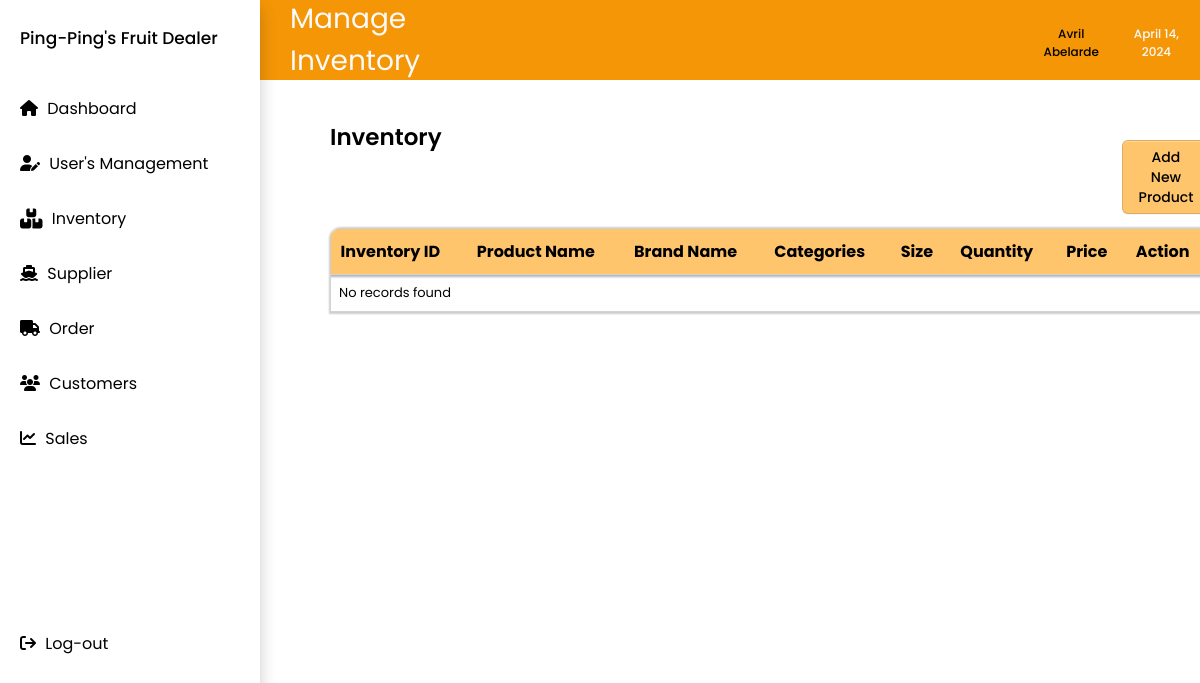
Before: /inventory.php with the older database file.
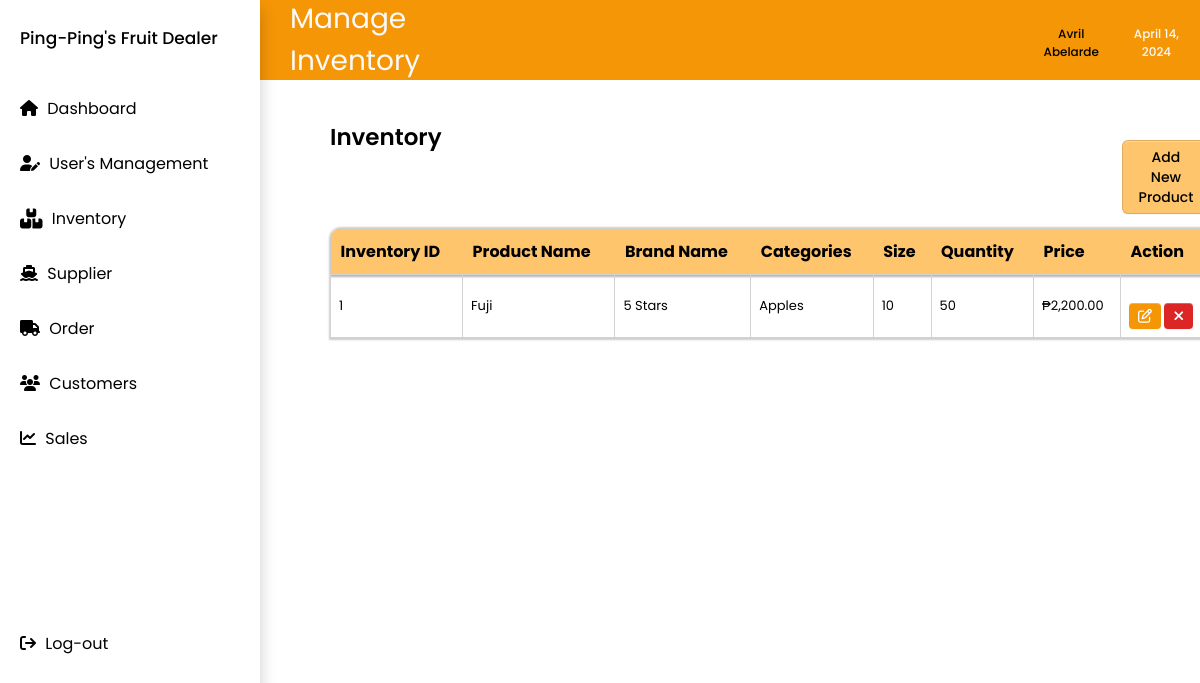
After: the same page with the newer database file.
### tables this page shows
CREATE TABLE `inventory` (
  `inventory_id` int(50) UNSIGNED NOT NULL,
  `product_name` varchar(50) NOT NULL,
  `brand_name` varchar(50) NOT NULL,
  `category` varchar(50) NOT NULL,
  `size` int(50) NOT NULL,
  `order_quantity` int(50) NOT NULL,
  `price` decimal(10,0) NOT NULL
);

### inventory.php (the view, shortened to what this page needs)
<?php
include 'nav.php';
$conn = new mysqli(DB_HOST, DB_USER, DB_PASS, DB_NAME);
$sql = "SELECT * FROM inventory";
$result = $conn->query($sql);
?>
<!DOCTYPE html>
<html lang="en">
<head>
    <link rel="stylesheet" href="css/main.css">
    <link rel="stylesheet" href="css/inventory.css">
</head>
<body>
    <div class="top-nav">
        <h1>Manage Inventory</h1>
        <div class="user_and_date">
            <div class="dropdown">
                <div class="username">Avril Abelarde</div>
            </div>
            <div class="date">April 14, 2024</div>
        </div>
    </div>
    <div class="group_names">
        <div class="group_content">
            <div class="title_and_button">
                <h2>Inventory</h2>
                <button type="button" onclick="location.href='addproduct.php'">Add New Product</button>
            </div>
            <table class="group_table">
                <thead>
                    <tr>
                        <th class="border-top-left">Inventory ID</th>
                        <th>Product Name</th>
                        <th>Brand Name</th>
                        <th>Categories</th>
                        <th>Size</th>
                        <th>Quantity</th>
                        <th>Price</th>
                        <th class="border-top-right">Action</th>
                    </tr>
                </thead>
                <tbody>
                    <?php
                    if ($result->num_rows > 0) {
                        while($row = $result->fetch_assoc()) {
                            echo "<tr>";
                            echo "<td>" . $row["inventory_id"] . "</td>";
                            echo "<td>" . $row["product_name"] . "</td>";
                            echo "<td>" . $row["brand_name"] . "</td>";
                            echo "<td>" . $row["category"] . "</td>";
                            echo "<td>" . $row["size"] . "</td>";
                            echo "<td>" . $row["order_quantity"] . "</td>";
                            echo "<td>₱" . number_format($row["price"], 2) . "</td>";
                            echo "<td>
                            <button onclick=\"window.location.href='editproduct.php?id=" . $row["inventory_id"] . "'\" style=\"margin-right: 0px; padding: 3px 9px; font-weight: bold; border-radius: 4px; background-color: #F59607; color: #ffffff; border: none;\">
                                <i class=\"fa-regular fa-pen-to-square\" style=\"color: #ffffff;\"></i>
                            </button>
                            <button onclick=\"deleteProduct(" . $row["inventory_id"] . ")\" style=\"margin-right: 0px; padding: 3px 9px; font-weight: bold; border-radius: 4px; background-color: #DC2626; color: #ffffff; border: none;\">
                                <i class=\"fa-solid fa-xmark\" style=\"color: #ffffff;\"></i>
                            </button>
                            </td>";
                            echo "</tr>";
                        }
                    } else {
                        echo "<tr><td colspan='8'>No records found</td></tr>";
                    }
                    ?>
                </tbody>
            </table>
        </div>
    </div>
</body>
</html>

### nav.php (shortened to what this page needs)
<!DOCTYPE html>
<html lang="en">
<head>
    <link href="https://cdnjs.cloudflare.com/ajax/libs/font-awesome/6.0.0-beta3/css/all.min.css" rel="stylesheet">
    <link rel="stylesheet" href="https://cdnjs.cloudflare.com/ajax/libs/font-awesome/6.2.0/css/all.min.css" />
    <link rel="stylesheet" href="css/main.css">
</head>
<body>
    <div class="navbar">
        <div class="logo">Ping-Ping's Fruit Dealer</div>
        <div class="sidebar">
            <ul>
                <li>
                    <a href="dashbroad.php"><i class="fa-solid fa-house"></i>
                        Dashboard
                    </a>
                </li>
                <li>
                    <a class="user-container">
                        <i class="fa-solid fa-user-pen" style="color: #000000;"></i>
                        User's Management</a>
                </li>
                <li>
                    <a href="inventory.php"><i class="fa-solid fa-boxes-stacked fa-lg" style="color: #000000;"></i>
                        Inventory
                    </a>
                </li>
                <li>
                    <a href="supplier.php"><i class="fas fa-ship"></i>
                        Supplier
                    </a>
                </li>
                <li>
                    <a href="order.php"><i class="fas fa-truck"></i>
                        Order
                    </a>
                </li>
                <li>
                    <a href="customers.php"><i class="fas fa-users"></i>
                        Customers
                    </a>
                </li>
                <li>
                    <a href="sales.php"><i class="fas fa-chart-line"></i>
                        <span>Sales</span>
                    </a>
                </li>
                <li>
                    <a href="logout.php"><i class="fas fa-sign-out"></i>
                        <span>Log-out</span>
                    </a>
                </li>
            </ul>
        </div>
    </div>
</body>
</html>

### css/main.css (style rules this page uses)
* { padding: 0; margin: 0; box-sizing: border-box; font-family: 'Poppins', sans-serif; }
.navbar { display: flex; flex-direction: column; height: 100vh; position: fixed; z-index: 1; top: 0; left: 0; overflow-x: hidden; background-color: white; width: 260px; box-shadow: 0px 8px 16px 0px rgba(0,0,0,0.2); }
.logo { font-size: 17px; font-weight: 450; padding: 20px; margin-top: 5px; margin-bottom: 10px; }
.sidebar { display: flex; flex-direction: column; justify-content: space-between; height: 100%; margin-left: 10px; margin-right: 10px; }
.sidebar ul { list-style: none; }
.sidebar ul li a { text-decoration: none; color: black; display: block; padding: 15px 10px; transition: all 0.2s ease; border-radius:10px; cursor: pointer; }
.sidebar ul li a i { margin-right: 5px; }
.sidebar ul li:last-child { margin-top: 150px; margin-bottom: 10px; }

### css/inventory.css (style rules this page uses)
.top-nav { background-color:#F59607 ; width: auto; height: 80px; margin-left: 260px; display: flex; gap: 52.9%; align-items: center; flex-direction: row; }
h1 { font-size: 28px; font-weight: 400; color: #FAFAFA; margin-bottom: 20px; margin-top: 20px; margin-left: 15px; padding: 15px; }
.date { font-size: 12px; font-weight: 450; color: #FAFAFA; margin-bottom: 15px; text-align: center; }
.username { font-size: 12px; font-weight: 450; color: #000000; margin-bottom: 15px; text-align: center; cursor: pointer; }
.dropdown { position: relative; display: inline-block; gap: 5px; }
.user_and_date { display: flex; flex-direction: row; justify-content: space-between; margin-top: 20px; margin-left: 10px; margin-right: 10px; gap: 15px; }
.group_names { display: flex; flex-direction: row; gap: 30px; }
.group_table { height: 100%; box-shadow: 1px 0 2px 2px rgba(0, 0, 0, 0.2); border-radius: 10px 10px 0 0; overflow: hidden; border-collapse: collapse; }
h2 { font-size: 23px; font-weight: 600; color: #000000; }
td, th .group_table { padding: 8px; text-align: left; }
thead { background-color: #FFC56D; box-shadow: 1px 0 2px 2px rgba(0, 0, 0, 0.3); }
th { color: rgb(0, 0, 0); font-size: 16px; font-weight: 70px; padding: 10px; text-align: left; }
td { color: rgb(0, 0, 0); font-size: 13px; border-collapse: collapse; border: 1px solid lightgray; }
.group_content { flex-direction: column; gap: 15px; display: flex; margin-left: 330px; }
button { margin-top: 20px; background-color: #FFC56D; display: inline-block; appearance: none; border: 1px solid rgba(27, 31, 35, 0.15); border-radius: 6px; box-shadow: rgba(27, 31, 35, 0.04) 0 1px 0, rgba(255, 255, 255, 0.25) 0 1px 0 inset; cursor: pointer; font-size: 14px; font-weight: 500; line-height: 20px; padding: 6px 16px; }
.title_and_button { display: flex; flex-direction: row; gap: 680px; margin-top: 40px; }

Changed rows visible on the page:
added inventory: inventory_id "1", product_name "Fuji", brand_name "5 Stars", category "Apples", size "10", order_quantity "50", price "2,200.00"
Other visible differences:
text no longer shown: "No records found"
